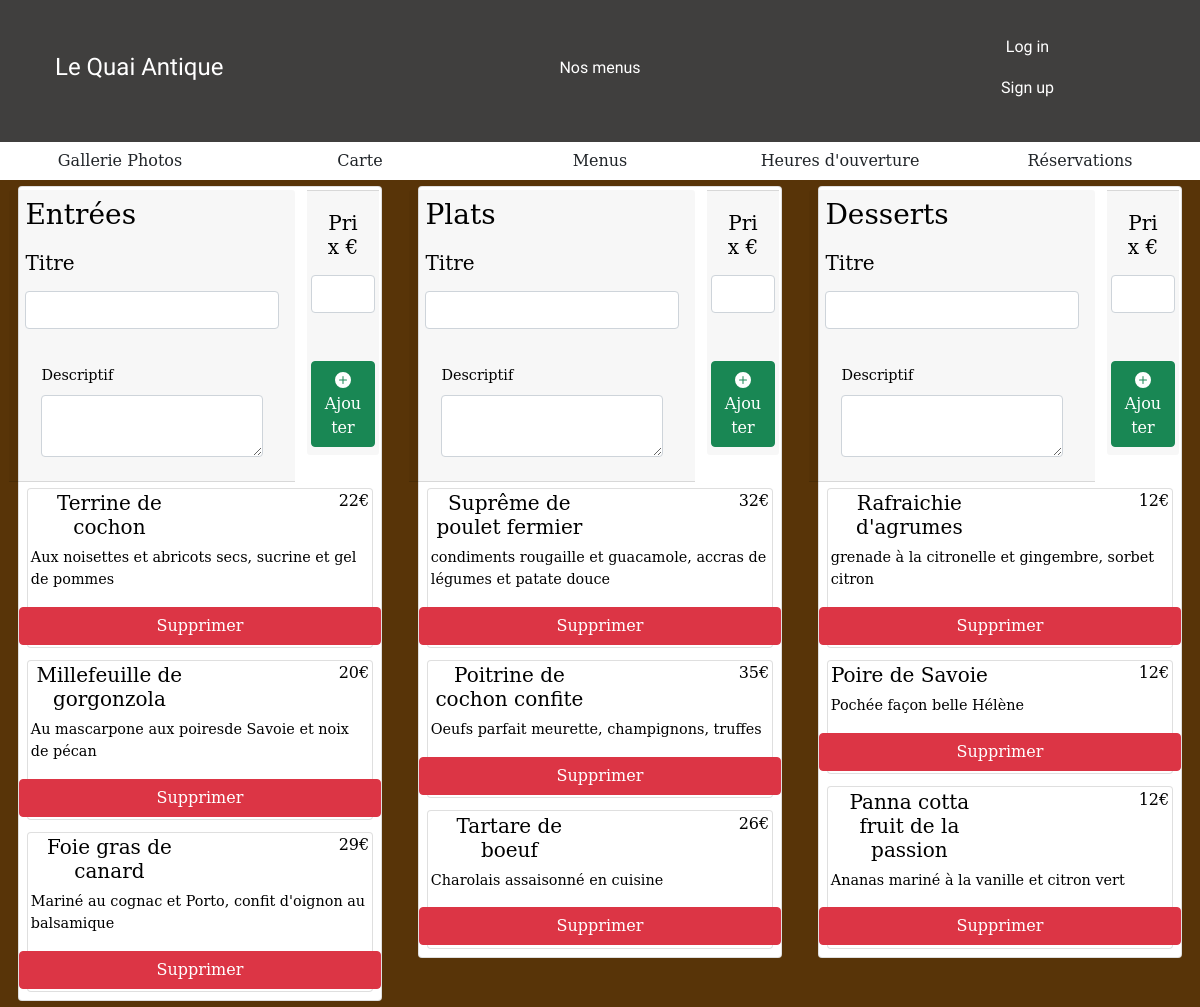
Screenshot of /admin/pages/carteParam.php with the database file from the repository.
### tables this page shows
CREATE TABLE `meals` (
  `id` int(11) NOT NULL,
  `title` varchar(50) NOT NULL,
  `description` varchar(250) DEFAULT NULL,
  `price` char(3) NOT NULL,
  `categoryId` int(1) NOT NULL
);

### admin/includes/logicAdmin.php (called while the page is built, shortened)
<?php
require '../../public/src/models/MealManager.php';
include '../../db/confDB.php';
try{
    $pdo = new PDO("mysql:host=$HOST;dbname=$DB", $USER, $PWD);
    $mealManager = new MealManager($pdo);
    $starters = $mealManager->getMeals(1);
    $mains = $mealManager->getMeals(2);
    $desserts = $mealManager->getMeals(3);
} catch (PDOException $e) {
    file_put_contents('dblogs.log', $e->getMessage().PHP_EOL, FILE_APPEND);
    echo "<script>alert('Une erreur s\'est produite. Contactez l\'administrateur')</script>";
}

### public/src/models/MealManager.php (called while the page is built, shortened)
<?php
class MealManager
{
    public function __construct(PDO $pdo)
    {
        $this->pdo = $pdo;
    }
    public function getMeals($i)
    {
        $statement = $this->pdo->prepare("SELECT * FROM meals WHERE categoryId=$i");
        $statement->setFetchMode(PDO::FETCH_CLASS, 'Meal');
        $statement->execute();
        return $statement->fetchAll();
    }
}

### admin/includes/startersView.php (the view)
<div class="card">
    <div class="row">
        <h5 class="col"><?=$starter->title?></h5>
        <h6 class="col price"><?=$starter->price?>€</h6>
    </div>
    <div class="row">
        <p class="col"><?=$starter->description?></p>
        <a href="?id=<?=$starter->id?>" class="btn btn-danger">Supprimer</a>
    </div>
</div>

### admin/pages/carteParam.php (shortened to what this page needs)
<?php
include '../includes/logicAdmin.php'
?>
<!DOCTYPE html>
<html lang="fr" xmlns="http://www.w3.org/1999/html">
<head>
    <link href="https://cdn.jsdelivr.net/npm/bootstrap@5.0.2/dist/css/bootstrap.min.css" rel="stylesheet"
>
    <link rel="stylesheet" href="../css/style.css">
</head>
<?php
include '../../commonFiles/includes/header.php';
include '../includes/headerParam.php'
?>
<body>
<div class="container-fluid" id="form-carte">
    <div class="row">
        <div class="col-md-4">
            <div class="card" id="menu-item">
                <form class="row" method="post" action="#">
                    <div class="col-md-9 card-header">
                        <div class="card-title">
                            <h3>Entrées</h3>
                            <label class="form-label" for="title"><h5>Titre</h5></label>
                            <input class="form-control" type="text" name="title" id="title">
                        </div>
                        <div class="card-body">
                            <label class="form-label" for="description">Descriptif</label>
                            <textarea class="form-control" type="text" name="description" id="description"></textarea>
                        </div>
                    </div>
                    <div class="col-md-3 justify-content-between">
                        <div class="card-footer">
                            <div class="row">
                                <label class="form-label" for="price"><h5>Prix €</h5></label>
                                <input class="form-control d-inline-block" type="text" name="price" id="price">
                            </div>
                            <div class="row mt-5">
                                <button class="btn btn-success" type="submit" id="addMeal">
                                    <svg xmlns="http://www.w3.org/2000/svg" width="16" height="16" fill="currentColor" class="bi bi-plus-circle-fill" viewBox="0 0 16 16">
                                        <path d="M16 8A8 8 0 1 1 0 8a8 8 0 0 1 16 0zM8.5 4.5a.5.5 0 0 0-1 0v3h-3a.5.5 0 0 0 0 1h3v3a.5.5 0 0 0 1 0v-3h3a.5.5 0 0 0 0-1h-3v-3z"/>
                                    </svg>Ajouter</button>
                            </div>
                        </div>
                    </div>
                </form>
                <?php
                foreach ($starters as $starter){
                    include '../includes/startersView.php';
                }
                ?>
            </div>
        </div>
        <div class="col-md-4">
            <div class="card" id="menu-item">
                <form class="row" method="post" action="#">
                    <div class="col-md-9 card-header">
                        <div class="card-title">
                            <h3>Plats</h3>
                            <label class="form-label" for="title"><h5>Titre</h5></label>
                            <input class="form-control" type="text" name="title" id="title">
                        </div>
                        <div class="card-body">
                            <label class="form-label" for="description">Descriptif</label>
                            <textarea class="form-control" type="text" name="description" id="description"></textarea>
                        </div>
                    </div>
                    <div class="col-md-3 justify-content-between">
                        <div class="card-footer">
                            <div class="row">
                                <label class="form-label" for="price"><h5>Prix €</h5></label>
                                <input class="form-control d-inline-block" type="text" name="price" id="price">
                            </div>
                            <div class="row mt-5">
                                <button class="btn btn-success" id="addMeal">
                                    <svg xmlns="http://www.w3.org/2000/svg" width="16" height="16" fill="currentColor" class="bi bi-plus-circle-fill" viewBox="0 0 16 16">
                                        <path d="M16 8A8 8 0 1 1 0 8a8 8 0 0 1 16 0zM8.5 4.5a.5.5 0 0 0-1 0v3h-3a.5.5 0 0 0 0 1h3v3a.5.5 0 0 0 1 0v-3h3a.5.5 0 0 0 0-1h-3v-3z"/>
                                    </svg>Ajouter</button>
                            </div>
                        </div>
                    </div>
                </form>
                <?php
                foreach ($mains as $main){
                    include '../includes/mainCourseView.php';
                }
                ?>
            </div>
        </div>
        <div class="col-md-4">
            <div class="card" id="menu-item">
                <form class="row" method="post" action="#">
                    <div class="col-md-9 card-header">
                        <div class="card-title">
                            <h3>Desserts</h3>
                            <label class="form-label" for="title"><h5>Titre</h5></label>
                            <input class="form-control" type="text" name="title" id="title">
                        </div>
                        <div class="card-body">
                            <label class="form-label" for="description">Descriptif</label>
                            <textarea class="form-control" type="text" name="description" id="description"></textarea>
                        </div>
                    </div>
                    <div class="col-md-3 justify-content-between">
                        <div class="card-footer">
                            <div class="row">
                                <label class="form-label" for="price"><h5>Prix €</h5></label>
                                <input class="form-control d-inline-block" type="text" name="price" id="price">
                            </div>
                            <div class="row mt-5">
                                <button class="btn btn-success" id="addMeal">
                                    <svg xmlns="http://www.w3.org/2000/svg" width="16" height="16" fill="currentColor" class="bi bi-plus-circle-fill" viewBox="0 0 16 16">
                                        <path d="M16 8A8 8 0 1 1 0 8a8 8 0 0 1 16 0zM8.5 4.5a.5.5 0 0 0-1 0v3h-3a.5.5 0 0 0 0 1h3v3a.5.5 0 0 0 1 0v-3h3a.5.5 0 0 0 0-1h-3v-3z"/>
                                    </svg>Ajouter</button>
                            </div>
                        </div>
                    </div>
                </form>
                <?php
                foreach ($desserts as $dessert){
                    include '../includes/dessertsView.php';
                }
                ?>
            </div>
        </div>
    </div>
</div>
</body>
</html>

### commonFiles/includes/header.php (shortened to what this page needs)
<header>
    <div class="container-fluid">
        <nav class="row align-items-center" id="navMenu">
            <div class="col-md-3">
                <a href="../../index.php" class="btn" id="homePage"><h1 class="text-white logo">Le Quai Antique</h1></a>
            </div>
            <div class="col-md-6 justify-content-md-start">
                <div class="row">
                    <a href="../../public/pages/menus.php" class="btn" id="menusPage"><h2 class="text-white">Nos menus</h2></a>
                </div>
            </div>
            <div class="col-md-3">
                <?php if(isset($_SESSION) && $_SESSION['admin'] === 1): ?>
                    <div class="row">
                        <p class="text-center"><?= $_SESSION['firstname'].' '.$_SESSION['lastname'] ?></p>
                    </div>
                    <div class="row">
                        <a href="../../admin/pages/reservationsParam.php" class="btn" id="param"><h5 class="text-white">Paramètres</h5></a>
                    </div>
                    <div class="row">
                        <a href="../../public/pages/logout.php" class="btn" id="log-ou"><h5 class="text-white">Log out</h5></a>
                    </div>
                <?php else: ?>
                    <div class="row">
                        <button class="btn" id="log-in"><h5 class="text-white">Log in</h5></button>
                    </div>
                    <div class="row">
                        <button class="btn" id="sign-up"><h5 class="text-white">Sign up</h5></button>
                    </div>
                <?php endif; ?>
            </div>
        </nav>
    </div>
</header>

### admin/includes/headerParam.php (shortened to what this page needs)
<div class="container-fluid headerParam">
    <div class="row navbarParam justify-content-around">
        <a href="../pages/galleryParam.php" class="col btn btn-param" id="gallery-btn">Gallerie Photos</a>
        <a href="../pages/carteParam.php" class="col btn btn-param" id="carte-btn">Carte</a>
        <a href="../pages/menusParam.php" class="col btn btn-param" id="menus-btn">Menus</a>
        <a href="../pages/schedulesParam.php" class="col btn btn-param" id="hour-btn">Heures d'ouverture</a>
        <a href="../pages/reservationsParam.php" class="col btn btn-param" id="reservation-btn">Réservations</a>
    </div>
</div>

### admin/includes/mainCourseView.php
<div class="card">
    <div class="row">
        <h5 class="col"><?=$main->title?></h5>
        <h6 class="col price"><?=$main->price?>€</h6>
    </div>
    <div class="row">
        <p class="col"><?=$main->description?></p>
        <a href="?id=<?=$main->id?>" class="btn btn-danger">Supprimer</a>
    </div>
</div>

### admin/includes/dessertsView.php
<div class="card">
    <div class="row">
        <h5 class="col"><?=$dessert->title?></h5>
        <h6 class="col price"><?=$dessert->price?>€</h6>
    </div>
    <div class="row">
        <p class="col"><?=$dessert->description?></p>
        <a href="?id=<?=$dessert->id?>" class="btn btn-danger">Supprimer</a>
    </div>
</div>

### admin/css/style.css (style rules this page uses)
body { background-color: #583408; color: #ffffff; font-family: "DejaVu Serif", serif; font-size: 1.8vh; }
nav, footer { background-color: #403F3E; font-family: 'Rock Salt', cursive; padding: 30px; text-decoration: none; }
.navbarParam { background-color: #ffffff; color: #818080; }
.text-white, #navMenu { font-size: 2vh; }
.btn-param { display: inline-block; justify-content: space-around; font-size: 2vh; }
.logo { font-size: 3vh; }
.price { text-align: end; }
.form-label { text-align: center; align-items: center; padding-top: 1vw; }
.card { color: #000000; margin: 0.5vw; padding: 0.2vw; }
td, th, h5 { text-align: center; }

### rows the page displays
meals: title "Terrine de cochon", price "22", description "Aux noisettes et abricots secs, sucrine et gel de pommes"
meals: title "Millefeuille de gorgonzola", price "20", description "Au mascarpone aux poiresde Savoie et noix de pécan"
meals: title "Foie gras de canard", price "29", description "Mariné au cognac et Porto, confit d'oignon au balsamique"
meals: title "Suprême de poulet fermier", price "32", description "condiments rougaille et guacamole, accras de légumes et patate douce"
meals: title "Poitrine de cochon confite", price "35", description "Oeufs parfait meurette, champignons, truffes"
meals: title "Tartare de boeuf", price "26", description "Charolais assaisonné en cuisine"
meals: title "Rafraichie d'agrumes", price "12", description "grenade à la citronelle et gingembre, sorbet citron"
meals: title "Poire de Savoie", price "12", description "Pochée façon belle Hélène"
meals: title "Panna cotta fruit de la passion", price "12", description "Ananas mariné à la vanille et citron vert"
